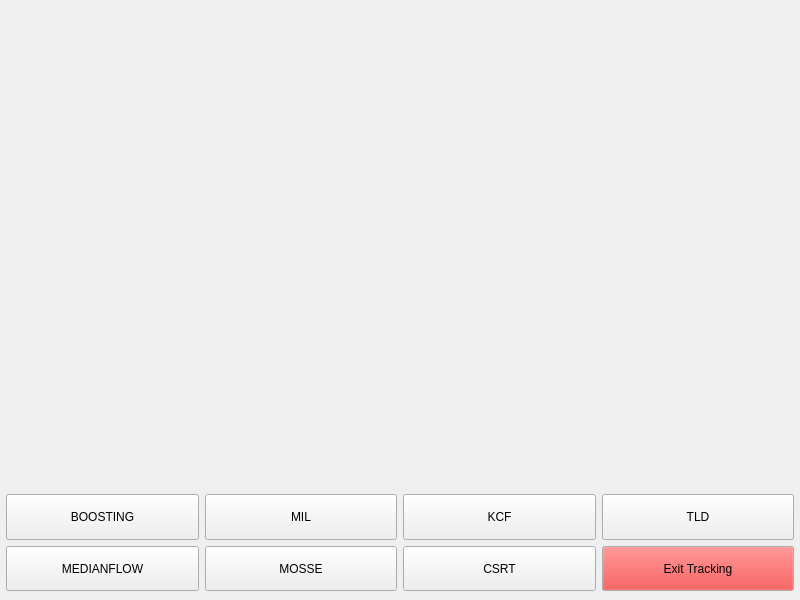
<?xml version="1.0" encoding="UTF-8"?>
<ui version="4.0">
 <class>MainWindow</class>
 <widget class="QMainWindow" name="MainWindow">
  <property name="geometry">
   <rect>
    <x>0</x>
    <y>0</y>
    <width>800</width>
    <height>600</height>
   </rect>
  </property>
  <property name="windowTitle">
   <string>MainWindow</string>
  </property>
  <widget class="QWidget" name="centralwidget">
   <layout class="QVBoxLayout" name="verticalLayout_2">
    <property name="leftMargin">
     <number>0</number>
    </property>
    <property name="topMargin">
     <number>0</number>
    </property>
    <property name="rightMargin">
     <number>0</number>
    </property>
    <item>
     <widget class="QWidget" name="widget" native="true">
      <property name="sizePolicy">
       <sizepolicy hsizetype="Preferred" vsizetype="Preferred">
        <horstretch>0</horstretch>
        <verstretch>20</verstretch>
       </sizepolicy>
      </property>
     </widget>
    </item>
    <item>
     <widget class="QWidget" name="Buttons" native="true">
      <property name="sizePolicy">
       <sizepolicy hsizetype="Preferred" vsizetype="Preferred">
        <horstretch>0</horstretch>
        <verstretch>4</verstretch>
       </sizepolicy>
      </property>
      <layout class="QVBoxLayout" name="verticalLayout">
       <property name="leftMargin">
        <number>6</number>
       </property>
       <property name="topMargin">
        <number>0</number>
       </property>
       <property name="rightMargin">
        <number>6</number>
       </property>
       <property name="bottomMargin">
        <number>0</number>
       </property>
       <item>
        <layout class="QHBoxLayout" name="horizontalLayout">
         <item>
          <widget class="QPushButton" name="BOOSTING">
           <property name="sizePolicy">
            <sizepolicy hsizetype="Minimum" vsizetype="Preferred">
             <horstretch>0</horstretch>
             <verstretch>0</verstretch>
            </sizepolicy>
           </property>
           <property name="text">
            <string>BOOSTING</string>
           </property>
          </widget>
         </item>
         <item>
          <widget class="QPushButton" name="MIL">
           <property name="sizePolicy">
            <sizepolicy hsizetype="Minimum" vsizetype="Preferred">
             <horstretch>0</horstretch>
             <verstretch>0</verstretch>
            </sizepolicy>
           </property>
           <property name="text">
            <string>MIL</string>
           </property>
          </widget>
         </item>
         <item>
          <widget class="QPushButton" name="KCF">
           <property name="sizePolicy">
            <sizepolicy hsizetype="Minimum" vsizetype="Preferred">
             <horstretch>0</horstretch>
             <verstretch>0</verstretch>
            </sizepolicy>
           </property>
           <property name="text">
            <string>KCF</string>
           </property>
          </widget>
         </item>
         <item>
          <widget class="QPushButton" name="TLD">
           <property name="sizePolicy">
            <sizepolicy hsizetype="Minimum" vsizetype="Preferred">
             <horstretch>0</horstretch>
             <verstretch>0</verstretch>
            </sizepolicy>
           </property>
           <property name="text">
            <string>TLD</string>
           </property>
          </widget>
         </item>
        </layout>
       </item>
       <item>
        <layout class="QHBoxLayout" name="horizontalLayout_2">
         <item>
          <widget class="QPushButton" name="MEDIANFLOW">
           <property name="sizePolicy">
            <sizepolicy hsizetype="Minimum" vsizetype="Preferred">
             <horstretch>0</horstretch>
             <verstretch>0</verstretch>
            </sizepolicy>
           </property>
           <property name="text">
            <string>MEDIANFLOW</string>
           </property>
          </widget>
         </item>
         <item>
          <widget class="QPushButton" name="MOSSE">
           <property name="sizePolicy">
            <sizepolicy hsizetype="Preferred" vsizetype="Preferred">
             <horstretch>0</horstretch>
             <verstretch>0</verstretch>
            </sizepolicy>
           </property>
           <property name="text">
            <string>MOSSE</string>
           </property>
          </widget>
         </item>
         <item>
          <widget class="QPushButton" name="CSRT">
           <property name="sizePolicy">
            <sizepolicy hsizetype="Preferred" vsizetype="Preferred">
             <horstretch>0</horstretch>
             <verstretch>0</verstretch>
            </sizepolicy>
           </property>
           <property name="text">
            <string>CSRT</string>
           </property>
          </widget>
         </item>
         <item>
          <widget class="QPushButton" name="Exit_Tracking">
           <property name="sizePolicy">
            <sizepolicy hsizetype="Minimum" vsizetype="Preferred">
             <horstretch>0</horstretch>
             <verstretch>0</verstretch>
            </sizepolicy>
           </property>
           <property name="palette">
            <palette>
             <active>
              <colorrole role="Button">
               <brush brushstyle="SolidPattern">
                <color alpha="255">
                 <red>239</red>
                 <green>41</green>
                 <blue>41</blue>
                </color>
               </brush>
              </colorrole>
             </active>
             <inactive>
              <colorrole role="Button">
               <brush brushstyle="SolidPattern">
                <color alpha="255">
                 <red>239</red>
                 <green>41</green>
                 <blue>41</blue>
                </color>
               </brush>
              </colorrole>
             </inactive>
             <disabled>
              <colorrole role="Button">
               <brush brushstyle="SolidPattern">
                <color alpha="255">
                 <red>239</red>
                 <green>41</green>
                 <blue>41</blue>
                </color>
               </brush>
              </colorrole>
             </disabled>
            </palette>
           </property>
           <property name="text">
            <string>Exit Tracking</string>
           </property>
          </widget>
         </item>
        </layout>
       </item>
      </layout>
     </widget>
    </item>
   </layout>
  </widget>
 </widget>
 <resources/>
 <connections/>
</ui>
